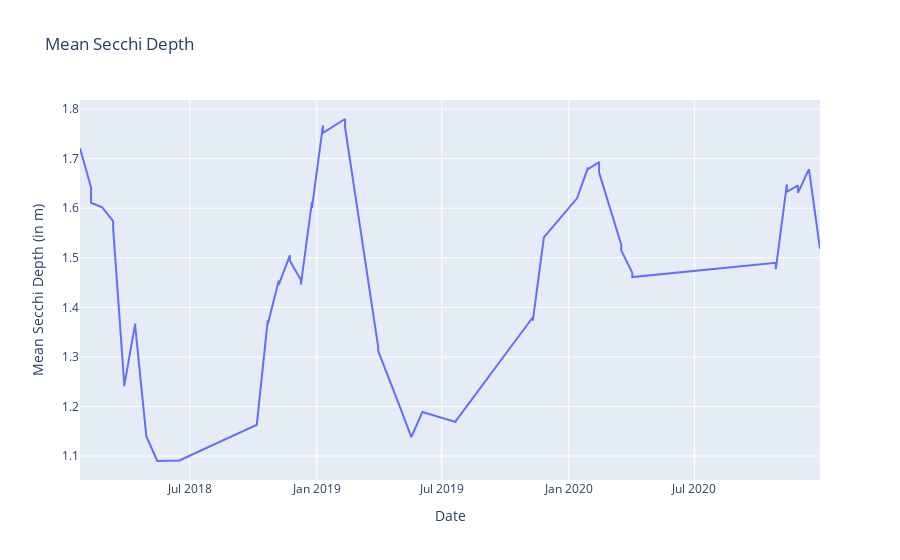

The code cell stored with this chart in its notebook:
### Code cell
fig = px.line(msd, x="date", y="msd", labels={"date": "Date", "msd": "Mean Secchi Depth (in m) ", "species": "Species of Iris"}, title='Mean Secchi Depth')
fig.update_layout(font={"size":12})
fig.show()

### Figure 1 — Plotly figure (JSON) as saved in the notebook; plotly's stock layout.template omitted (floating-point values rounded to 4 significant figures)
{"data": [{"hovertemplate": "Date=%{x}<br>Mean Secchi Depth (in m) =%{y}<extra></extra>", "legendgroup": "", "line": {"color": "#636efa", "dash": "solid"}, "marker": {"symbol": "circle"}, "mode": "lines", "name": "", "orientation": "v", "showlegend": false, "type": "scatter", "x": ["2018-01-23", "2018-02-08", "2018-02-08", "2018-02-24", "2018-03-12", "2018-03-12", "2018-03-28", "2018-03-28", "2018-04-13", "2018-04-13", "2018-04-29", "2018-04-29", "2018-05-15", "2018-05-15", "2018-06-16", "2018-06-16", "2018-10-06", "2018-10-06", "2018-10-22", "2018-10-22", "2018-11-07", "2018-11-07", "2018-11-23", "2018-11-23", "2018-12-09", "2018-12-09", "2018-12-25", "2018-12-25", "2019-01-10", "2019-01-10", "2019-02-11", "2019-02-11", "2019-03-31", "2019-03-31", "2019-05-02", "2019-05-18", "2019-05-18", "2019-06-03", "2019-07-21", "2019-07-21", "2019-11-10", "2019-11-10", "2019-11-26", "2020-01-13", "2020-01-29", "2020-01-29", "2020-02-14", "2020-02-14", "2020-03-17", "2020-03-17", "2020-04-02", "2020-04-02", "2020-10-27", "2020-10-27", "2020-11-12", "2020-11-12", "2020-11-28", "2020-11-28", "2020-12-14", "2020-12-30", "2020-12-30"], "xaxis": "x", "y": [1.721, 1.642, 1.611, 1.602, 1.574, 1.56, 1.247, 1.241, 1.367, 1.362, 1.141, 1.14, 1.09, 1.09, 1.091, 1.091, 1.163, 1.162, 1.374, 1.366, 1.454, 1.446, 1.505, 1.494, 1.455, 1.446, 1.613, 1.6, 1.767, 1.752, 1.78, 1.763, 1.32, 1.312, 1.197, 1.138, 1.138, 1.189, 1.169, 1.17, 1.38, 1.373, 1.541, 1.62, 1.682, 1.679, 1.693, 1.672, 1.527, 1.515, 1.47, 1.461, 1.49, 1.477, 1.648, 1.633, 1.646, 1.631, 1.679, 1.524, 1.518], "yaxis": "y"}], "layout": {"font": {"size": 12}, "legend": {"tracegroupgap": 0}, "title": {"text": "Mean Secchi Depth"}, "xaxis": {"anchor": "y", "domain": [0, 1], "title": {"text": "Date"}}, "yaxis": {"anchor": "x", "domain": [0, 1], "title": {"text": "Mean Secchi Depth (in m) "}}}}
